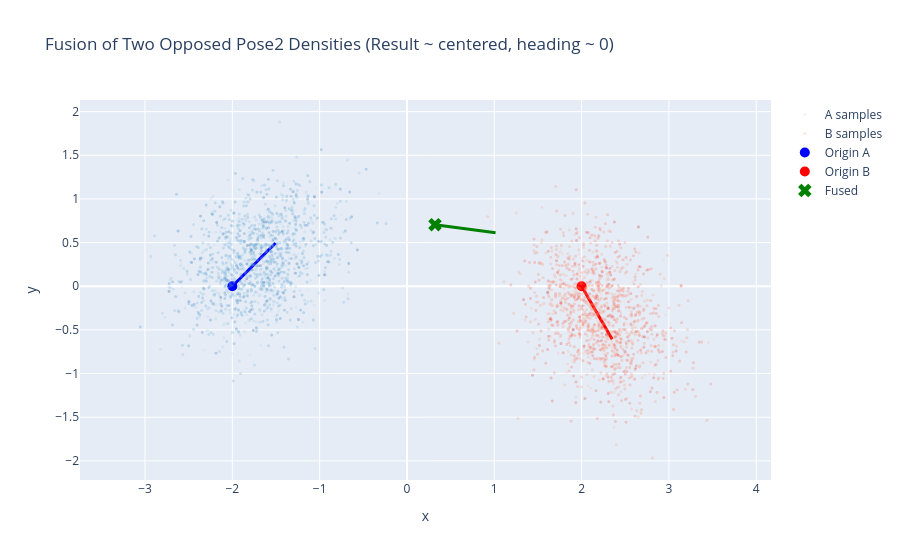

Here is the notebook cell this chart was saved with:
### Markdown cell above
## 3. Advanced Operations: L-ECG Mechanics

`NonlinearDensity` implements a Left Extended Concentrated Gaussian (L-ECG). Advanced capabilities:

1. `reset()` – Move origin to mode, zero the tangent mean, transport covariance.
2. `transportTo(x_hat)` – Express density in a new chart (new origin) inducing a mean and transported covariance.
3. `operator*` – Approximate fusion of two densities (same key) in a common chart followed by reset.

Below: transport and fusion examples (Pose2).

### Code cell
# Transport & Fusion with separated, differently oriented densities
originA = Pose2(-2.0, 0.0, math.pi/4)
covA: M = np.diag([0.25, 0.12, 0.10]).astype(float)
meanA: V = np.array([0.4, 0.0, 0.0], dtype=float)

originB = Pose2(2.0, 0.0, -math.pi/3)
covB: M = np.diag([0.25, 0.12, 0.10]).astype(float)
meanB: V = np.array([0.4, 0.0, 0.0], dtype=float)

dA = gtsam.NonlinearDensityPose2(10, originA, covA, meanA)
dB = gtsam.NonlinearDensityPose2(10, originB, covB, meanB)

fused = dA * dB
print('Fused origin:', fused.origin())
print('Fused mean (should be None):', fused.mean())

N_small: int = 1200
samplesA: M = np.random.multivariate_normal(meanA, covA, size=N_small)
samplesB: M = np.random.multivariate_normal(meanB, covB, size=N_small)
xyA = np.array([[originA.retract(v).x(), originA.retract(v).y(), originA.retract(v).theta()] for v in samplesA])
xyB = np.array([[originB.retract(v).x(), originB.retract(v).y(), originB.retract(v).theta()] for v in samplesB])

fig_fusion = go.Figure()
fig_fusion.add_trace(go.Scattergl(x=xyA[:,0], y=xyA[:,1], mode='markers',
                                  marker=dict(size=3, opacity=0.25, color=xyA[:,2], colorscale='Blues'), name='A samples'))
fig_fusion.add_trace(go.Scattergl(x=xyB[:,0], y=xyB[:,1], mode='markers',
                                  marker=dict(size=3, opacity=0.25, color=xyB[:,2], colorscale='Reds'), name='B samples'))

def heading_arrow(pose, length: float = 0.7, color: str = 'black', name: str = 'heading') -> None:
    x = pose.x(); y = pose.y(); th = pose.theta()
    x2 = x + length*math.cos(th)
    y2 = y + length*math.sin(th)
    fig_fusion.add_trace(go.Scatter(x=[x, x2], y=[y, y2], mode='lines', line=dict(color=color, width=3), name=name, showlegend=False))

fig_fusion.add_trace(go.Scatter(x=[originA.x()], y=[originA.y()], mode='markers', marker=dict(color='blue', size=10), name='Origin A'))
fig_fusion.add_trace(go.Scatter(x=[originB.x()], y=[originB.y()], mode='markers', marker=dict(color='red', size=10), name='Origin B'))
fig_fusion.add_trace(go.Scatter(x=[fused.origin().x()], y=[fused.origin().y()], mode='markers', marker=dict(color='green', size=12, symbol='x'), name='Fused'))

heading_arrow(originA, color='blue')
heading_arrow(originB, color='red')
heading_arrow(fused.origin(), color='green')

fig_fusion.update_layout(title='Fusion of Two Opposed Pose2 Densities (Result ~ centered, heading ~ 0)',
                         xaxis_title='x', yaxis_title='y', yaxis_scaleanchor='x')
fig_fusion.show()

### Figure 1 — Plotly figure (JSON) as saved in the notebook; plotly's stock layout.template omitted (floating-point values rounded to 4 significant figures; data arrays with more than 128 entries replaced by an {"elided": "..."} marker saying what was removed)
{"data": [{"marker": {"color": {"elided": "1200 float values"}, "colorscale": [[0, "rgb(247,251,255)"], [0.125, "rgb(222,235,247)"], [0.25, "rgb(198,219,239)"], [0.375, "rgb(158,202,225)"], [0.5, "rgb(107,174,214)"], [0.625, "rgb(66,146,198)"], [0.75, "rgb(33,113,181)"], [0.875, "rgb(8,81,156)"], [1, "rgb(8,48,107)"]], "opacity": 0.25, "size": 3}, "mode": "markers", "name": "A samples", "type": "scattergl", "x": {"elided": "1200 float values"}, "y": {"elided": "1200 float values"}}, {"marker": {"color": {"elided": "1200 float values"}, "colorscale": [[0, "rgb(255,245,240)"], [0.125, "rgb(254,224,210)"], [0.25, "rgb(252,187,161)"], [0.375, "rgb(252,146,114)"], [0.5, "rgb(251,106,74)"], [0.625, "rgb(239,59,44)"], [0.75, "rgb(203,24,29)"], [0.875, "rgb(165,15,21)"], [1, "rgb(103,0,13)"]], "opacity": 0.25, "size": 3}, "mode": "markers", "name": "B samples", "type": "scattergl", "x": {"elided": "1200 float values"}, "y": {"elided": "1200 float values"}}, {"marker": {"color": "blue", "size": 10}, "mode": "markers", "name": "Origin A", "type": "scatter", "x": [-2], "y": [0]}, {"marker": {"color": "red", "size": 10}, "mode": "markers", "name": "Origin B", "type": "scatter", "x": [2], "y": [0]}, {"marker": {"color": "green", "size": 12, "symbol": "x"}, "mode": "markers", "name": "Fused", "type": "scatter", "x": [0.3207], "y": [0.7044]}, {"line": {"color": "blue", "width": 3}, "mode": "lines", "name": "heading", "showlegend": false, "type": "scatter", "x": [-2, -1.505], "y": [0, 0.495]}, {"line": {"color": "red", "width": 3}, "mode": "lines", "name": "heading", "showlegend": false, "type": "scatter", "x": [2, 2.35], "y": [0, -0.6062]}, {"line": {"color": "green", "width": 3}, "mode": "lines", "name": "heading", "showlegend": false, "type": "scatter", "x": [0.3207, 1.015], "y": [0.7044, 0.6131]}], "layout": {"title": {"text": "Fusion of Two Opposed Pose2 Densities (Result ~ centered, heading ~ 0)"}, "xaxis": {"title": {"text": "x"}}, "yaxis": {"scaleanchor": "x", "title": {"text": "y"}}}}
